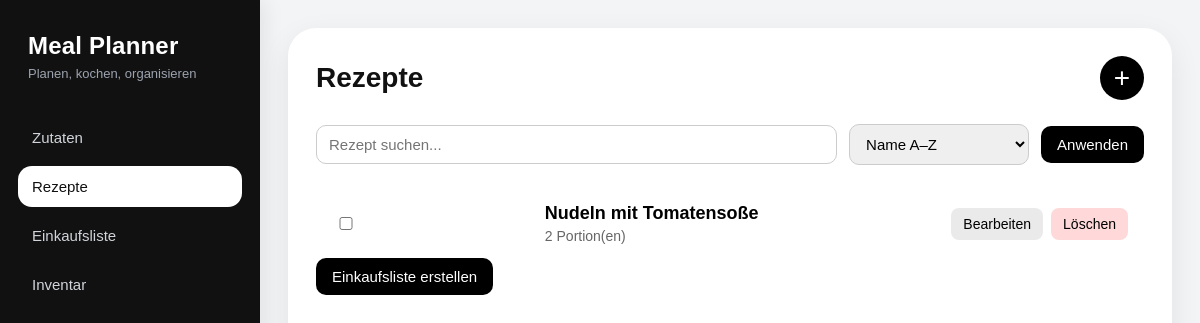
Page /recipes/ on the earlier database version.
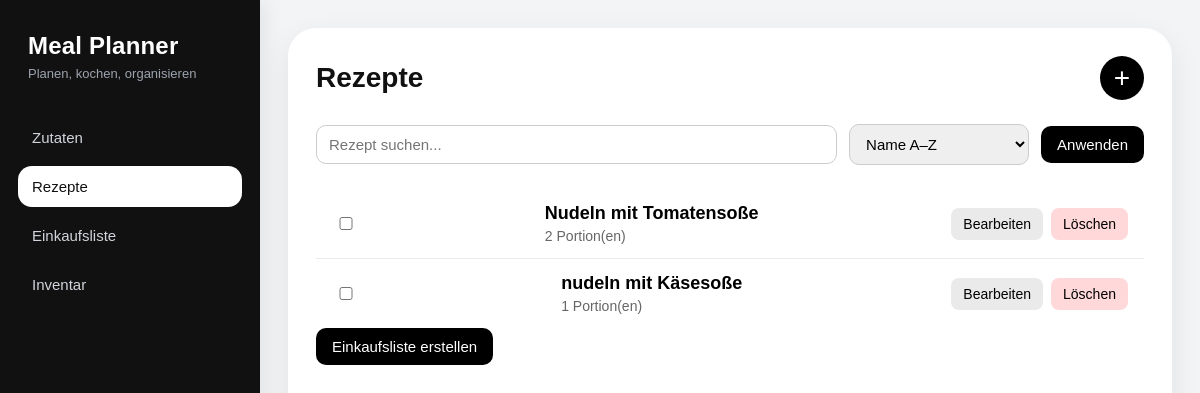
Same page on the later database version.
### recipes/models.py (models this page shows, shortened)
class Recipe(models.Model):
    name = models.CharField(max_length=150)
    servings = models.PositiveIntegerField(default=1)
    instructions = models.TextField(blank=True)
    created_at = models.DateTimeField(auto_now_add=True)
    ingredients = models.ManyToManyField(
        Ingredient,
        through="RecipeIngredient",
        related_name="recipes",
    )

### recipes/views.py (the view)
# urls.py: path("", RecipeListView.as_view(), name="recipe_list"),
class RecipeListView(ListView):
    model = Recipe
    template_name = "recipes/recipe_list.html"
    context_object_name = "recipes"
    ordering = ["name"]
    def get_queryset(self):
        queryset = super().get_queryset()
        search = self.request.GET.get("search", "").strip()
        sort = self.request.GET.get("sort", "name")
        if search:
            queryset = queryset.filter(name__icontains=search)
        allowed_sort_fields = {
            "name": "name",
            "-name": "-name",
            "created_at": "created_at",
            "-created_at": "-created_at",
        }
        return queryset.order_by(allowed_sort_fields.get(sort, "name"))
    def get_context_data(self, **kwargs):
        context = super().get_context_data(**kwargs)
        context["search"] = self.request.GET.get("search", "")
        context["sort"] = self.request.GET.get("sort", "name")
        context["form"] = RecipeForm()
        return context

### recipes/forms.py
class RecipeForm(forms.ModelForm):
    class Meta:
        model = Recipe
        fields = ["name", "servings", "instructions"]
        widgets = {
            "name": forms.TextInput(attrs={"class": "form-control"}),
            "servings": forms.NumberInput(attrs={"class": "form-control", "min": 1}),
            "instructions": forms.Textarea(attrs={"class": "form-control", "rows": 5}),
        }

### recipes/templates/recipes/recipe_list.html (shortened to what this page needs)
{% extends "base.html" %}
{% load static %}
{% block extra_css %}
<link rel="stylesheet" href="{% static 'recipes/css/recipe_list.css' %}">
{% endblock %}
{% block content %}
<div class="page">
    <div class="page-header">
        <h1 class="page-title">Rezepte</h1>
        <button
            id="open-create-modal"
            class="add-button"
            type="button"
            data-url="{% url 'recipes:recipe_create' %}">
            +
        </button>
    </div>
    <form method="get" class="filter-bar">
        <div class="filter-group search-group">
            <input
                type="text"
                name="search"
                value="{{ search }}"
                placeholder="Rezept suchen..."
                class="search-input">
        </div>
        <div class="filter-group">
            <select name="sort" class="sort-select">
                <option value="name" {% if sort == "name" %}selected{% endif %}>Name A–Z</option>
            </select>
        </div>
        <button type="submit" class="filter-btn">Anwenden</button>
    </form>
    <form method="get" action="{% url 'shopping:list' %}">
        <div class="recipe-list">
            {% for recipe in recipes %}
                <div class="recipe-item">
                    <div class="recipe-select">
                        <input
                            type="checkbox"
                            name="recipes"
                            value="{{ recipe.id }}"
                            id="recipe-{{ recipe.id }}">
                    </div>
                    <div class="recipe-main">
                        <a href="{% url 'recipes:recipe_detail' recipe.pk %}" class="recipe-name">
                            {{ recipe.name }}
                        </a>
                        <span class="recipe-meta">
                            {{ recipe.servings }} Portion(en)
                        </span>
                    </div>
                    <div class="recipe-actions">
                        <button
                            type="button"
                            class="action-btn edit-btn open-edit-modal"
                            data-url="{% url 'recipes:recipe_edit' recipe.pk %}">
                            Bearbeiten
                        </button>
                        <button
                            type="button"
                            class="action-btn delete-btn open-delete-modal"
                            data-url="{% url 'recipes:recipe_delete' recipe.pk %}">
                            Löschen
                        </button>
                    </div>
                </div>
            {% empty %}
                <p class="empty-state">Es sind noch keine Rezepte vorhanden.</p>
            {% endfor %}
        </div>
        {% if recipes %}
            <div class="shopping-actions">
                <button type="submit" class="btn btn-primary">
                    Einkaufsliste erstellen
                </button>
            </div>
        {% endif %}
    </form>
</div>
{% endblock %}

Differences in the rows shown:
added Recipe: name "nudeln mit Käsesoße", servings "1"
